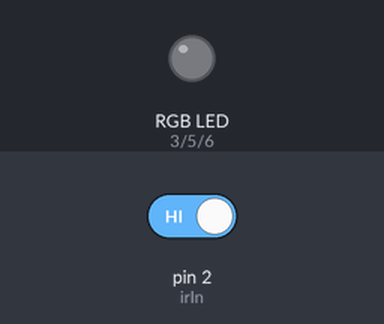
Simulated run of this sketch. Board: Arduino Uno, built with avr-gcc and run on an emulated ATmega328P. On the bench: an RGB LED mixed from three pins (HIGH = lit). The test bench sets the inputs (shaded band); at power-on: pin 2 (irIn) HIGH. Dim RGB values are drawn brighter than linear; random numbers use the default seed unless the sketch sets one.

Above: at 1.2 s.
1.3 s: pin 2 (irIn) driven LOW
At 1.45 s:
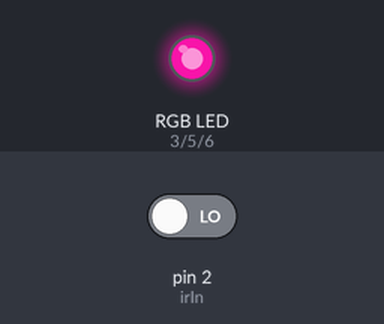
At 1.85 s:
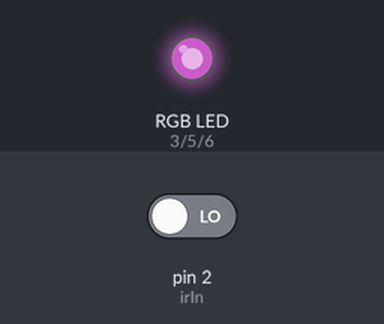
4.3 s: pin 2 (irIn) driven HIGH
5.8 s: pin 2 (irIn) driven LOW
At 5.96 s:
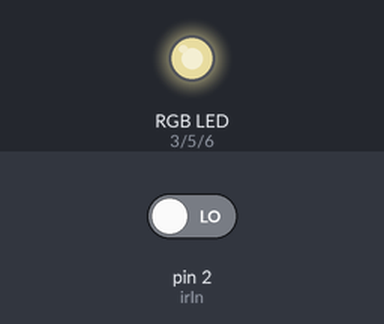
Timing chart, 0 to 28.8 s (numbered marks = the images above; inputs shaded):
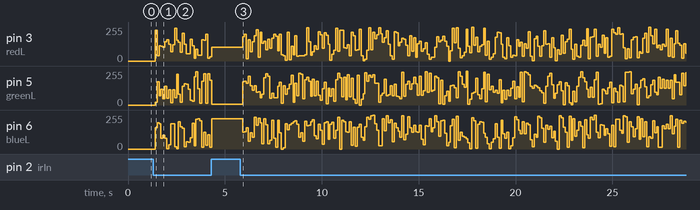

Measured:
- after the input at 1.3 s, pin 3 (redL): 0/255 → 232/255 after 0.10 s, → 38/255 0.10 s later, → 114/255 0.10 s later, → 109/255 0.10 s later, … (29 changes in this stretch); pin 5 (greenL): 0/255 → 19/255 after 0.10 s, → 175/255 0.10 s later, → 68/255 0.10 s later, → 120/255 0.10 s later, … (29 changes in this stretch)
- after the input at 5.8 s, pin 3 (redL): 104/255 → 183/255 after 0.11 s, → 202/255 0.10 s later, → 16/255 0.10 s later, → 159/255 0.10 s later, … (229 changes in this stretch); pin 5 (greenL): 6/255 → 173/255 after 0.11 s, → 177/255 0.10 s later, → 162/255 0.10 s later, → 216/255 0.10 s later, … (228 changes in this stretch)

The sketch:

ir_with_rgb.ino
```cpp
int redL = 3;
int greenL = 5;
int blueL = 6;

int irIn = 2;

void setup()
{
  pinMode(redL,OUTPUT);
  pinMode(greenL,OUTPUT);
  pinMode(blueL,OUTPUT);

  pinMode(irIn,INPUT);
}

void loop()
{
  int irBuff = digitalRead(irIn);
  delay(100);
  if(irBuff == 0)
  {
    int rVal,gVal,bVal;
    rVal = random(0,255);
    gVal = random(0,255);
    bVal = random(0,255);
    analogWrite(redL,rVal);
    analogWrite(greenL,gVal);
    analogWrite(blueL,bVal);
  }
}
```
